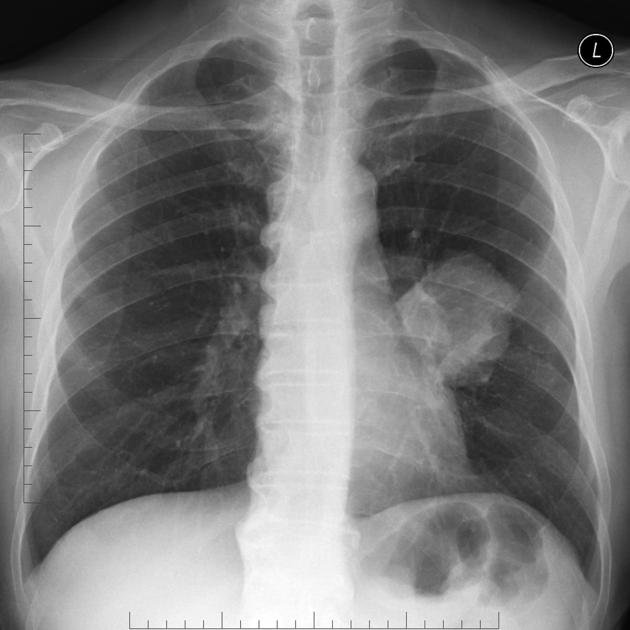
#> input picture Lung-cancer-segmentation/lung.jpg, 630 x 630 px
$ jupyter execute main.ipynb
#> lines starting #> are read from the running program, lines starting #| are printed output that depends on the picture; after the words box and inside, x2 and y2 are one past the last pixel; in counts of white or black regions, pixels touching at a corner belong together
[cell 1]
import cv2
import matplotlib.pyplot as plt
import numpy as np

[cell 2]
img = cv2.imread('lung.jpg')
#> img is the input picture: shape (630, 630, 3); min 0, max 255, mean 124.5
img = cv2.cvtColor(img, cv2.COLOR_BGR2RGB)

plt.imshow(img)

[cell 3]
gray = cv2.cvtColor(img, cv2.COLOR_BGR2GRAY)
ret, thresh = cv2.threshold(gray, 0, 255, cv2.THRESH_BINARY_INV + cv2.THRESH_OTSU)
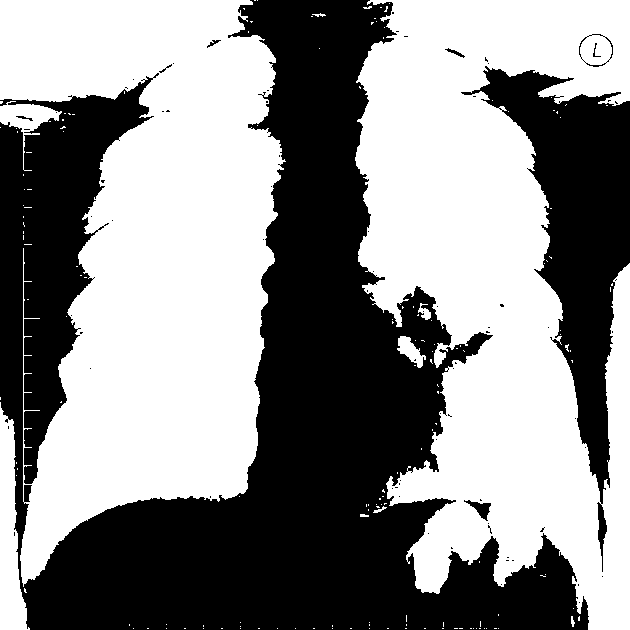
#> thresh: shape (630, 630); 54.6% white; 75 black regions (66 under 20 px), largest, box (x1, y1, x2, y2) and area: (0, 0, 589, 630) 152551, (461, 66, 630, 572) 26825, (464, 500, 491, 521) 225
#> ret = 129

print(ret)
#| 129.0

plt.imshow(thresh, cmap='gray')

[cell 4]
kernel = np.ones((3, 3), np.uint8)
opening = cv2.morphologyEx(thresh, cv2.MORPH_OPEN, kernel=kernel, iterations=2)
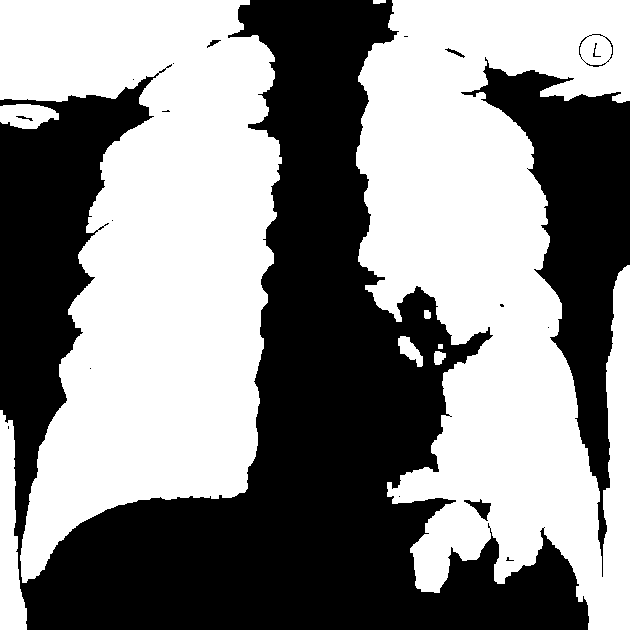
#> opening: shape (630, 630); 53.8% white; 19 black regions (11 under 20 px), largest, box (x1, y1, x2, y2) and area: (0, 0, 589, 630) 155319, (461, 57, 630, 577) 27370, (464, 499, 491, 521) 244

sure_bg = cv2.dilate(opening, kernel=kernel, iterations=3)
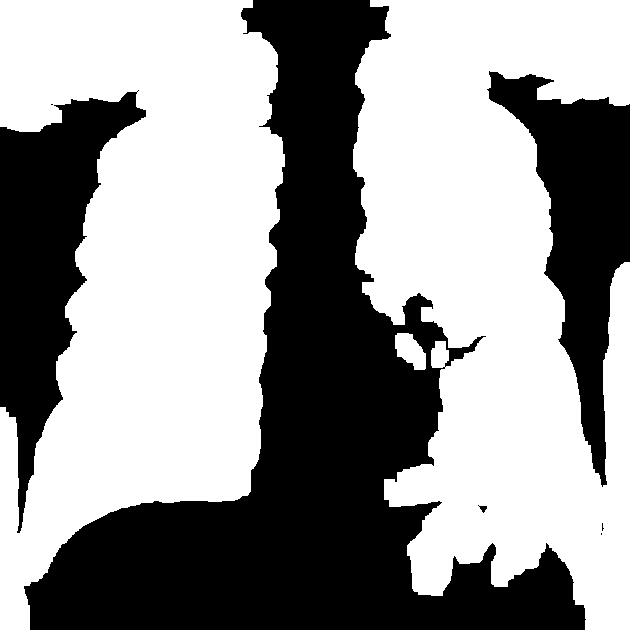
#> sure_bg: shape (630, 630); 58.3% white; 7 black regions (3 under 20 px), largest, box (x1, y1, x2, y2) and area: (24, 0, 586, 630) 115627, (0, 90, 146, 533) 26444, (487, 71, 630, 487) 23403, (478, 505, 487, 513) 35
#foreground
dist_transfrom = cv2.distanceTransform(opening, cv2.DIST_L2, 5)
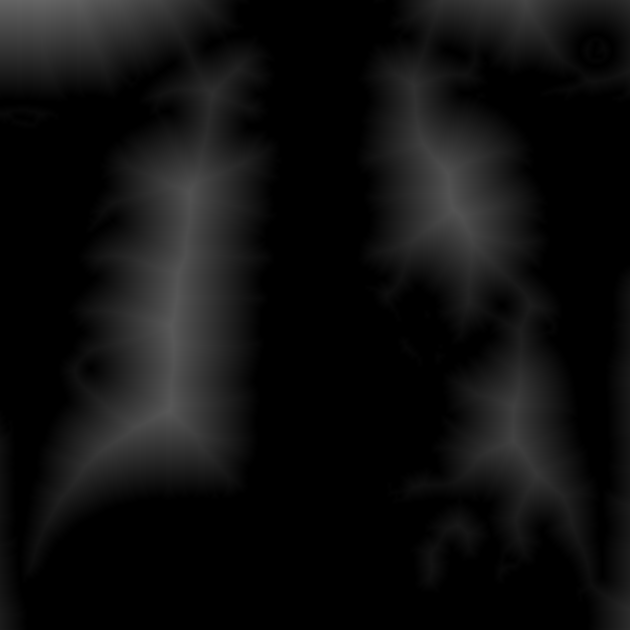
#> dist_transfrom: shape (630, 630) float32; min 0, max 101, mean 15.2
ret, sure_fg = cv2.threshold(dist_transfrom, 0.8 * dist_transfrom.max(), 255, 0)
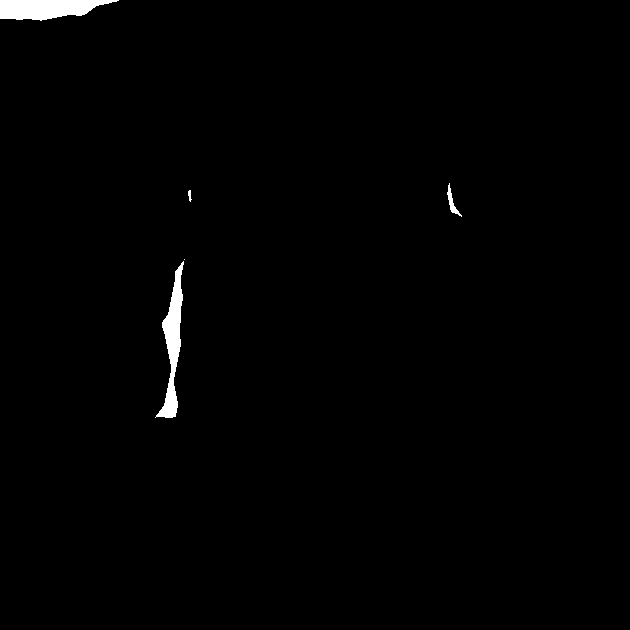
#> sure_fg: shape (630, 630) float32; 0.9% white; 5 white regions (1 under 20 px), largest, box (x1, y1, x2, y2) and area: (0, 0, 119, 21) 1744, (155, 261, 184, 418) 1666, (447, 183, 462, 217) 140, (188, 190, 192, 202) 29
#> ret = 80.79

sure_fg = np.uint8(sure_fg)
unkown = cv2.subtract(sure_bg, sure_fg)
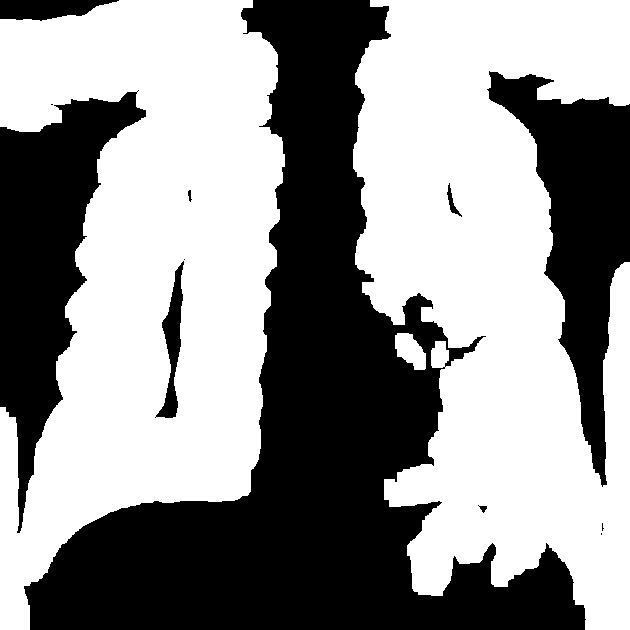
#> unkown: shape (630, 630); 57.4% white; 12 black regions (4 under 20 px), largest, box (x1, y1, x2, y2) and area: (24, 0, 586, 630) 115627, (0, 90, 146, 533) 26444, (487, 71, 630, 487) 23403

[cell 5]
plt.imshow(dist_transfrom, cmap='gray')

[cell 6]
fig = plt.figure(figsize=(30, 10))
plt.subplot(1, 3, 1)
plt.imshow(sure_bg, cmap='gray')

plt.title('Sure background dilated')

plt.subplot(1, 3, 2)
plt.imshow(sure_fg, cmap='gray')
plt.title('Sure foreground, eroded')

plt.subplot(1, 3, 3)
plt.imshow(unkown, cmap='gray')
plt.title('Subtracted image, black - sure *ground')
plt.tight_layout()

[cell 7]
ret, markers = cv2.connectedComponents(sure_fg)
#> markers: shape (630, 630) int32; 6 distinct labels, from 0 to 5
#> ret = 6

markers += 1
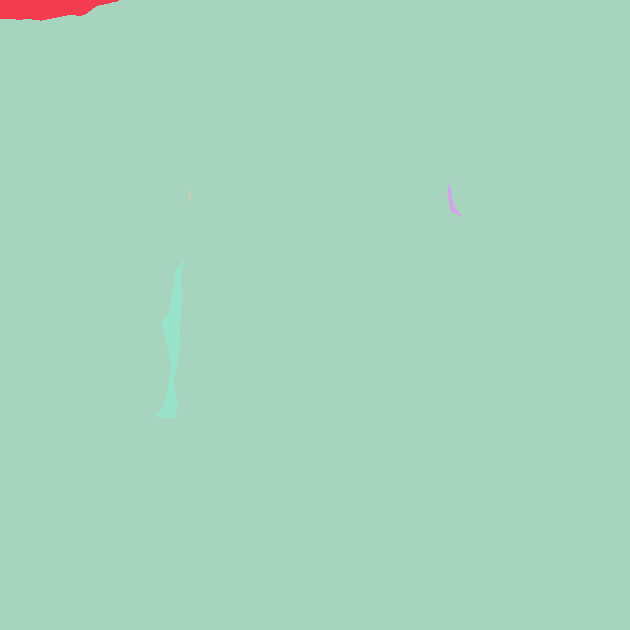
#> markers: shape (630, 630) int32; 6 distinct labels, from 1 to 6; one colour per label, 0 black

markers[unkown == 255] = 0
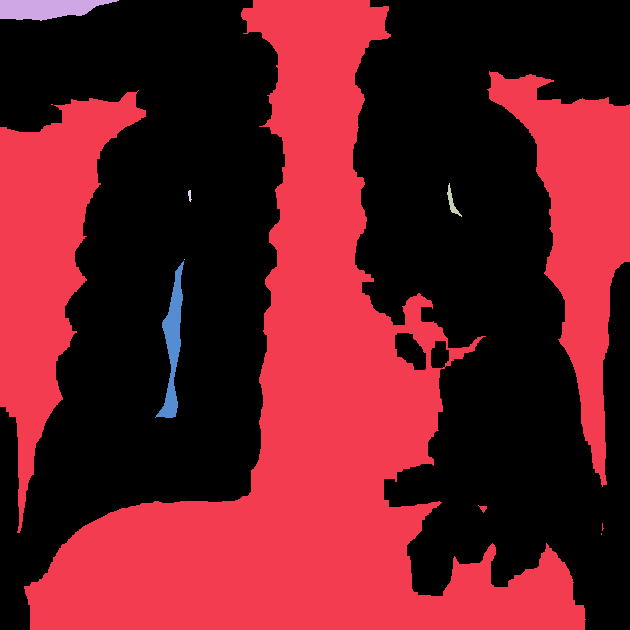
#> markers: shape (630, 630) int32; 7 distinct labels, from 0 to 6; one colour per label, 0 black
fig = plt.figure(figsize=(30, 15))
plt.subplot(1, 2, 1)
plt.imshow(markers, cmap='gray')
plt.subplot(1, 2, 2)
plt.imshow(markers)

[cell 8]
markers = cv2.watershed(img, markers)
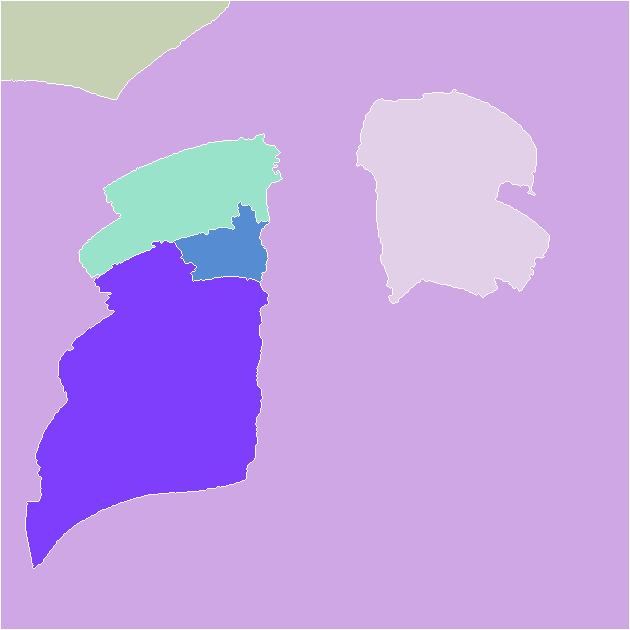
#> markers: shape (630, 630) int32; 7 distinct labels, from -1 to 6; one colour per label, 0 black, -1 white
img[markers == -1] = [0, 255, 0]
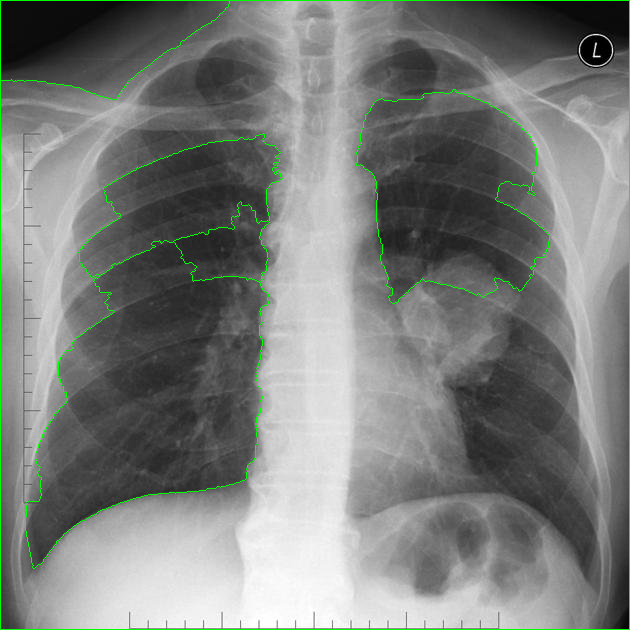
#> img: shape (630, 630, 3); 1.29% of pixels changed, all inside (x1, y1, x2, y2) = (0, 0, 630, 630)

plt.imshow(img)
